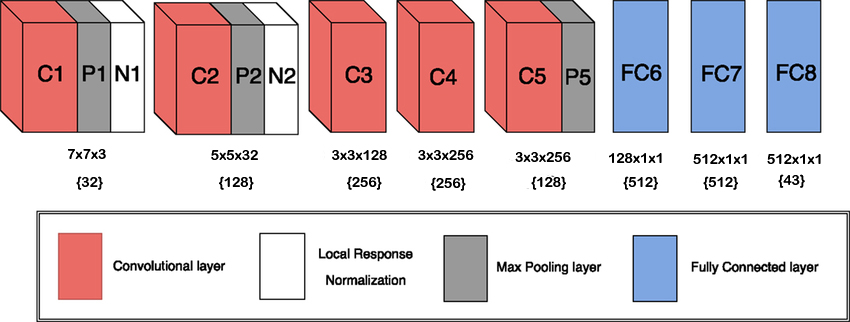
#> input picture examples/Modified ALexnet.jpg, 850 x 322 px; its folder holds only this picture in this run
$ python -i DataAugmentation.py   (imports and definitions only)
#> lines starting #> are read from the running program, lines starting #| are printed output that depends on the picture
#> further down, picture is the input picture: shape (322, 850, 3); mean B, G, R 202.5, 198.6, 217.6
#Some Usefull Functions
import tensorflow as tf
import matplotlib.pyplot as plt
import cv2
import numpy as np
import os
import matplotlib.image as mpimg
IMAGE_SIZE = 51


# [15 lines left out: function show_imgs, not called in this run]


def crop_img(source_img):
    tf.reset_default_graph()
    X = tf.placeholder(tf.float32, (None, None, 3))
    tf_img = tf.image.resize_images(X, (IMAGE_SIZE, IMAGE_SIZE),
                                    tf.image.ResizeMethod.NEAREST_NEIGHBOR)
    with tf.Session() as sess:
        sess.run(tf.global_variables_initializer())
        # Each image is resized individually as different image may be of different size.
        img = source_img  # Do not read alpha channel.
        resized_img = sess.run(tf_img, feed_dict={X: img})
    resized_img = np.array(resized_img, dtype=np.uint8)  # Convert to numpy
    return resized_img


def sharpen_img(source_img):
    gb = cv2.GaussianBlur(source_img, (5, 5), 0)
    return cv2.addWeighted(source_img, 2, gb, -1, 0)


def scale_img(source_img):
    img2 = source_img.copy()
    sc_y = 0.4 * np.random.rand() + 1.0
    img2 = cv2.resize(source_img, None, fx=1, fy=sc_y, interpolation=cv2.INTER_CUBIC)
    c_x, c_y, sh = int(img2.shape[0] / 2), int(img2.shape[1] / 2), int(img2.size / 2)
    return source_img[(c_x - sh):(c_x + sh), (c_y - sh):(c_y + sh)]


def rotate_img(source_img):
    c_x, c_y = int(source_img.shape[0] / 2), int(source_img.shape[1] / 2)
#> c_x = 161; c_y = 425
    ang = 40.0 * np.random.rand() - 20
    Mat = cv2.getRotationMatrix2D((c_x, c_y), ang, 1.0)
    return cv2.warpAffine(source_img, Mat, source_img.shape[:2])
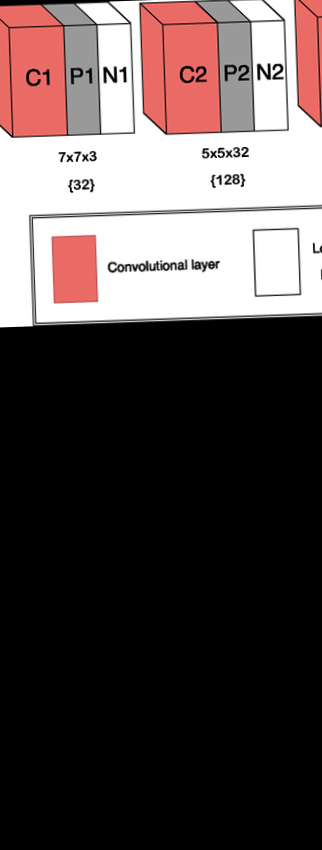
#> returned value: shape (850, 322, 3); mean of channels 0, 1, 2 74.4, 74.9, 85.3; drawn as B, G, R


# [18 lines left out: functions increase_brightness_img, contrast_img, not called in this run]


def translate_img(source_img):
    rows, cols, _ = source_img.shape
#> rows = 850; cols = 322
    # allow translation up to px pixels in x and y directions
    px = 6
    dx, dy = np.random.randint(-px, px, 2)
    M = np.float32([[1, 0, dx], [0, 1, dy]])
    dst = cv2.warpAffine(source_img, M, (cols, rows))
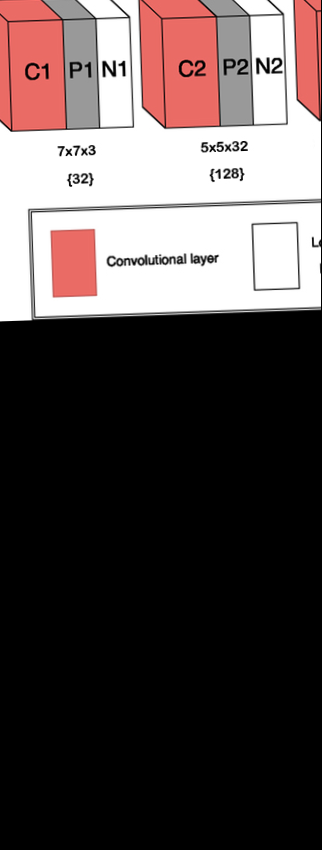
#> dst: shape (850, 322, 3); mean of channels 0, 1, 2 73.2, 73.7, 83.9; drawn as B, G, R
    return dst


def transform_img(source_img):
    return sharpen_img(
        contrast_img(
            increase_brightness_img(
                crop_img(
                    source_img
                ))))


def augment_img(source_img):
    return transform_img(
        scale_img(
            translate_img(
                rotate_img(
                    source_img
                ))))
#> in scale_img, `img2 = cv2.resize(source_img, None, fx=1, fy=sc_y, interpolation=cv2.I..`:
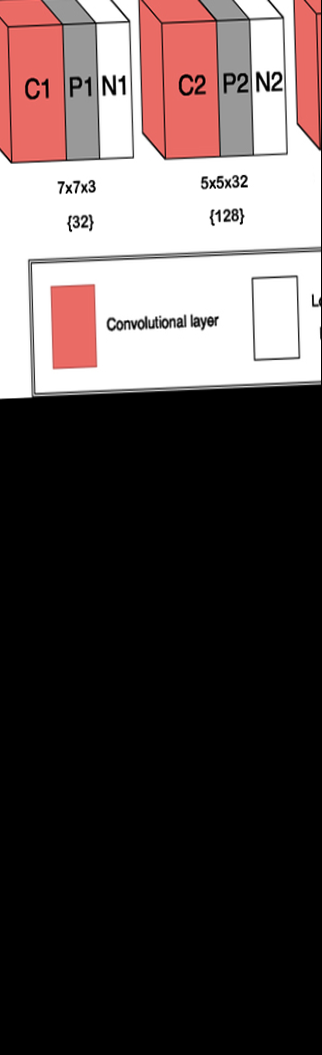
#> img2: shape (1055, 322, 3); mean of channels 0, 1, 2 73.2, 73.7, 83.9; drawn as B, G, R

# [9 lines left out: function load_images, not called in this run]

>>> import cv2
>>> picture = cv2.imread('Modified ALexnet.jpg')
#> (the run stopped early here; a loop or call above may not have finished)
